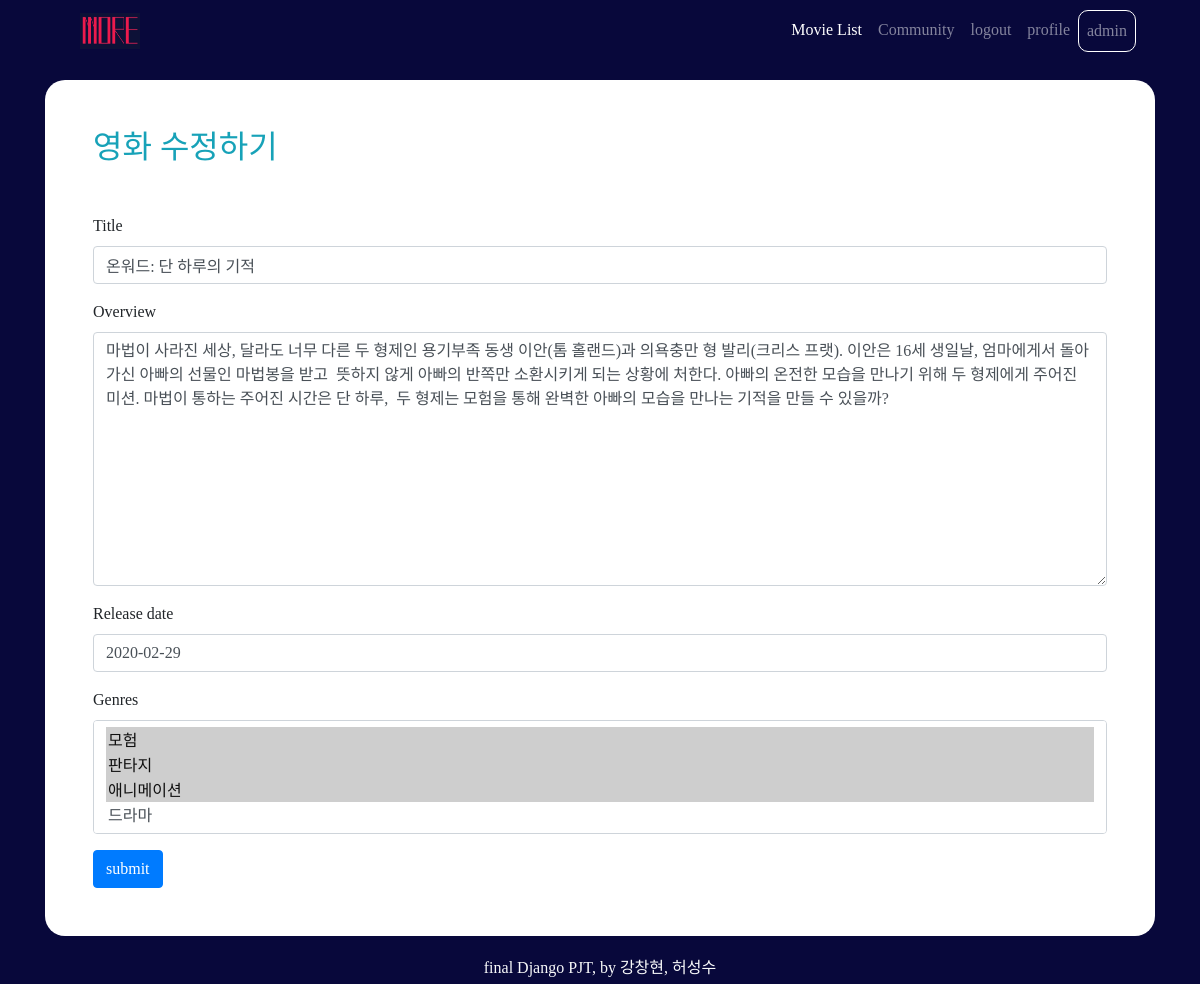
Page /movies/10/update/ (signed in) on the committed database.
### accounts/models.py (models this page shows)
class User(AbstractUser):
    followers = models.ManyToManyField(settings.AUTH_USER_MODEL,related_name='followings')

### movies/models.py (models this page shows, shortened)
class Movie(models.Model):
    title = models.CharField(max_length=100)
    poster_path = models.CharField(max_length=150, default='')
    movie_id = models.IntegerField()
    voteavg = models.IntegerField(default=0)
    overview = models.TextField(default='')
    original_title = models.CharField(max_length=100, null=True)
    release_date = models.CharField(max_length=50)
    actors = models.ManyToManyField(Actor, related_name = 'movie_actor')
    genres = models.ManyToManyField(Genre, related_name = 'movie_genre')
    like_users = models.ManyToManyField(settings.AUTH_USER_MODEL, related_name="like_movies", blank=True)

### movies/views.py (the view)
# urls.py: path('<int:pk>/update/', views.movie_update, name='movie_update'),
@user_passes_test(lambda u: u.is_superuser)
@login_required
def movie_update(request, pk):
    movie = get_object_or_404(Movie, pk=pk)
    if request.method == 'POST':
        form = MovieForm(request.POST, instance=movie)
        if form.is_valid():
            form.save()
            return redirect('movies:movie_detail', movie.pk)
    else:
        form = MovieForm(instance=movie)
    context = {
        'form': form
    }
    return render(request, 'movies/form.html', context)

### movies/forms.py
class MovieForm(forms.ModelForm):
    class Meta:
        model = Movie
        fields = ('title', 'overview', 'release_date', 'genres')

### movies/models.py (called while the page is built)
    def __str__ (self):
        return self.name

### movies/templates/movies/form.html (shortened to what this page needs)
{% extends 'base.html' %}
{% load bootstrap4 %}
{% block content %}
<div class='bg-white my-3 container p-5' style="border-radius: 20px;">
    {% if request.resolver_match.url_name == 'movie_create' %}
        <h2 class='mb-5 text-info'>새 영화 등록하기</h2>
    {% else %}
        <h2 class='mb-5 text-info'>영화 수정하기</h2>
    {% endif %}
    <form action="" method="POST" enctype="multipart/form-data">
        {% bootstrap_form form %}
        <button class='btn btn-primary'>submit</button>
    </form>
</div>
{% endblock %}

### templates/base.html (shortened to what this page needs)
<!DOCTYPE html>
{% load bootstrap4 %}
<html lang="ko">
<head>
    <link rel="stylesheet" href="https://stackpath.bootstrapcdn.com/bootstrap/4.4.1/css/bootstrap.min.css">
    <link rel="stylesheet" href="https://use.fontawesome.com/releases/v5.13.0/css/all.css">
</head>
<body>
    <nav class="navbar fixed-top navbar-expand-lg navbar-dark mx-5 pt-2">
        <a class="navbar-brand ml-3" href="{% url 'movies:index' %}">
          <img src="/media/logo.jpg" width="60" height="36" class="d-inline-block align-top" alt="" loading="lazy">
        </a>
      <div class="collapse navbar-collapse" id="navbarNav">
        <ul class="navbar-nav ml-auto">
          <li class="nav-item active ml-auto">
            <a class="nav-link" href="{% url 'movies:index' %}">Movie List <span class="sr-only">(current)</span></a>
          </li>
          <li class="nav-item ml-auto">
            <a class="nav-link" href="{% url 'movies:community' %}">Community</a>
          </li>
          <li class="nav-item ml-auto">
            {% if request.user.is_authenticated %}
            <a class="nav-link" href="{% url 'accounts:logout' %}">logout </a>
          </li>
          <li class="nav-item ml-auto">
            <a class="nav-link" href="{% url 'accounts:detail' request.user.username %}">profile</a>
          </li>
          <li class="nav-item ml-auto">
            <a class="nav-link" href="{% url 'accounts:detail' request.user.username %}"
              style=" border: 1px solid white; border-radius: 10px;">{{ request.user.username }}</a>
          </li>
          {% endif %}
        </ul>
      </div>
    </nav>
    <div class='container mt-3 pt-5'>
        {% block content %}
        {% endblock %}
    </div>
</body>
<footer class="fixed-bottom text-center text-light d-flex justify-content-center align-items-center pt-1">
    <p class="mb-1">final Django PJT, by 강창현, 허성수</p>
</footer>
</html>

### templates/base.html (style rules this page uses)
body, footer, nav { background-color: rgb(8, 8, 59); font-family: 'MaplestoryOTFBold'; }

### rows in the picture
User: user.username "admin"
Movie: title "온워드: 단 하루의 기적", overview "마법이 사라진 세상, 달라도 너무 다른 두 형제인 용기부족 동생 이안(톰 홀랜드)과 의욕충만 형 발리(크리스 프랫). 이안은 16세 생일날, 엄마에게서 돌아가신 아빠의 선물인 마법봉을 받고 뜻하지 않게 아빠의 반쪽만 소환시키게 되는 상황에 처한다. 아빠의 온전한 모습을 만나기 위해 두 형제에게 주어진 미션. 마법이 통하는 주어진 시간은 단 하루, 두 형제는 모험을 통해 완벽한 아빠의 모습을 만나는 기적을 만들 수 있을까?", release_date "2020-02-29"
